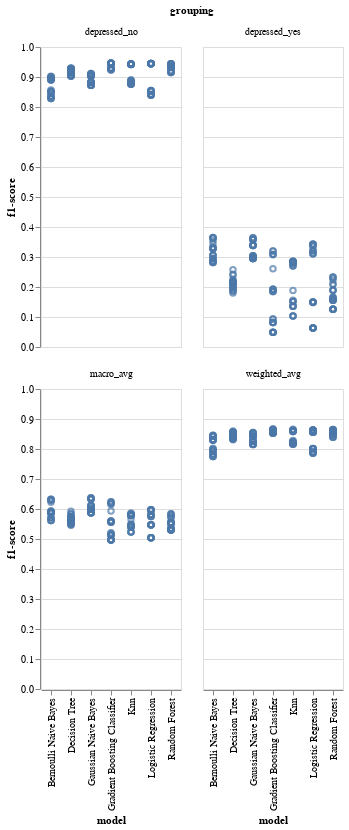

The notebook cell saved with this chart:
### Code cell
alt.Chart(model_performance).mark_point(
).encode(
    x='model:N',
    y='f1-score:Q',
).facet(
    facet='grouping:N',
    columns=2
)

### Figure 1 — Vega-Lite specification as saved in the notebook (floating-point values rounded to 4 significant figures; data arrays with more than 128 entries replaced by an {"elided": "..."} marker saying what was removed)
{"config": {"view": {"continuousWidth": 400, "continuousHeight": 300}}, "data": {"name": "data-1e2dcbd174cc57992c5b623562a33d2c"}, "facet": {"field": "grouping", "type": "nominal"}, "spec": {"mark": "point", "encoding": {"x": {"field": "model", "type": "nominal"}, "y": {"field": "f1-score", "type": "quantitative"}}}, "columns": 2, "$schema": "https://vega.github.io/schema/vega-lite/v4.17.0.json", "datasets": {"data-1e2dcbd174cc57992c5b623562a33d2c": {"elided": "672 records"}}}
